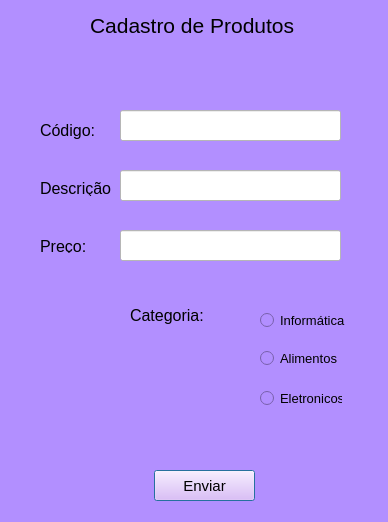
<?xml version="1.0" encoding="UTF-8"?>
<ui version="4.0">
 <class>Dialog</class>
 <widget class="QDialog" name="Dialog">
  <property name="geometry">
   <rect>
    <x>0</x>
    <y>0</y>
    <width>388</width>
    <height>522</height>
   </rect>
  </property>
  <property name="windowTitle">
   <string>Dialog</string>
  </property>
  <property name="styleSheet">
   <string notr="true">background-color: rgb(178, 143, 255);</string>
  </property>
  <widget class="QLabel" name="label">
   <property name="geometry">
    <rect>
     <x>90</x>
     <y>0</y>
     <width>261</width>
     <height>51</height>
    </rect>
   </property>
   <property name="font">
    <font>
     <pointsize>16</pointsize>
    </font>
   </property>
   <property name="text">
    <string>Cadastro de Produtos</string>
   </property>
  </widget>
  <widget class="QLabel" name="label_2">
   <property name="geometry">
    <rect>
     <x>40</x>
     <y>120</y>
     <width>71</width>
     <height>21</height>
    </rect>
   </property>
   <property name="font">
    <font>
     <pointsize>12</pointsize>
    </font>
   </property>
   <property name="text">
    <string>Código:</string>
   </property>
  </widget>
  <widget class="QLabel" name="label_3">
   <property name="geometry">
    <rect>
     <x>40</x>
     <y>180</y>
     <width>71</width>
     <height>16</height>
    </rect>
   </property>
   <property name="font">
    <font>
     <pointsize>12</pointsize>
    </font>
   </property>
   <property name="text">
    <string>Descrição:</string>
   </property>
  </widget>
  <widget class="QLabel" name="label_4">
   <property name="geometry">
    <rect>
     <x>40</x>
     <y>240</y>
     <width>47</width>
     <height>13</height>
    </rect>
   </property>
   <property name="font">
    <font>
     <pointsize>12</pointsize>
    </font>
   </property>
   <property name="text">
    <string>Preço:</string>
   </property>
  </widget>
  <widget class="QLineEdit" name="lineEdit">
   <property name="geometry">
    <rect>
     <x>120</x>
     <y>110</y>
     <width>221</width>
     <height>31</height>
    </rect>
   </property>
   <property name="styleSheet">
    <string notr="true">background-color: rgb(255, 253, 242);
background-color: rgb(255, 255, 255);</string>
   </property>
  </widget>
  <widget class="QLineEdit" name="lineEdit_2">
   <property name="geometry">
    <rect>
     <x>120</x>
     <y>170</y>
     <width>221</width>
     <height>31</height>
    </rect>
   </property>
   <property name="styleSheet">
    <string notr="true">background-color: rgb(254, 255, 240);
background-color: rgb(255, 255, 255);</string>
   </property>
  </widget>
  <widget class="QLineEdit" name="lineEdit_3">
   <property name="geometry">
    <rect>
     <x>120</x>
     <y>230</y>
     <width>221</width>
     <height>31</height>
    </rect>
   </property>
   <property name="styleSheet">
    <string notr="true">background-color: rgb(254, 255, 243);
background-color: rgb(255, 255, 255);</string>
   </property>
  </widget>
  <widget class="QRadioButton" name="radioButton">
   <property name="geometry">
    <rect>
     <x>260</x>
     <y>310</y>
     <width>101</width>
     <height>21</height>
    </rect>
   </property>
   <property name="font">
    <font>
     <pointsize>10</pointsize>
    </font>
   </property>
   <property name="text">
    <string>Informática</string>
   </property>
  </widget>
  <widget class="QRadioButton" name="radioButton_2">
   <property name="geometry">
    <rect>
     <x>260</x>
     <y>350</y>
     <width>82</width>
     <height>17</height>
    </rect>
   </property>
   <property name="font">
    <font>
     <pointsize>10</pointsize>
    </font>
   </property>
   <property name="text">
    <string>Alimentos</string>
   </property>
  </widget>
  <widget class="QRadioButton" name="radioButton_3">
   <property name="geometry">
    <rect>
     <x>260</x>
     <y>390</y>
     <width>82</width>
     <height>17</height>
    </rect>
   </property>
   <property name="font">
    <font>
     <pointsize>10</pointsize>
    </font>
   </property>
   <property name="text">
    <string>Eletronicos</string>
   </property>
  </widget>
  <widget class="QLabel" name="label_5">
   <property name="geometry">
    <rect>
     <x>130</x>
     <y>300</y>
     <width>81</width>
     <height>31</height>
    </rect>
   </property>
   <property name="font">
    <font>
     <pointsize>12</pointsize>
    </font>
   </property>
   <property name="text">
    <string>Categoria:</string>
   </property>
  </widget>
  <widget class="QPushButton" name="pushButton">
   <property name="geometry">
    <rect>
     <x>154</x>
     <y>470</y>
     <width>101</width>
     <height>31</height>
    </rect>
   </property>
   <property name="font">
    <font>
     <pointsize>11</pointsize>
    </font>
   </property>
   <property name="styleSheet">
    <string notr="true">background-color: rgb(255, 255, 255);
background-color: rgb(0, 255, 255);
background-color: rgb(236, 180, 255);</string>
   </property>
   <property name="text">
    <string>Enviar</string>
   </property>
  </widget>
 </widget>
 <resources/>
 <connections/>
</ui>
